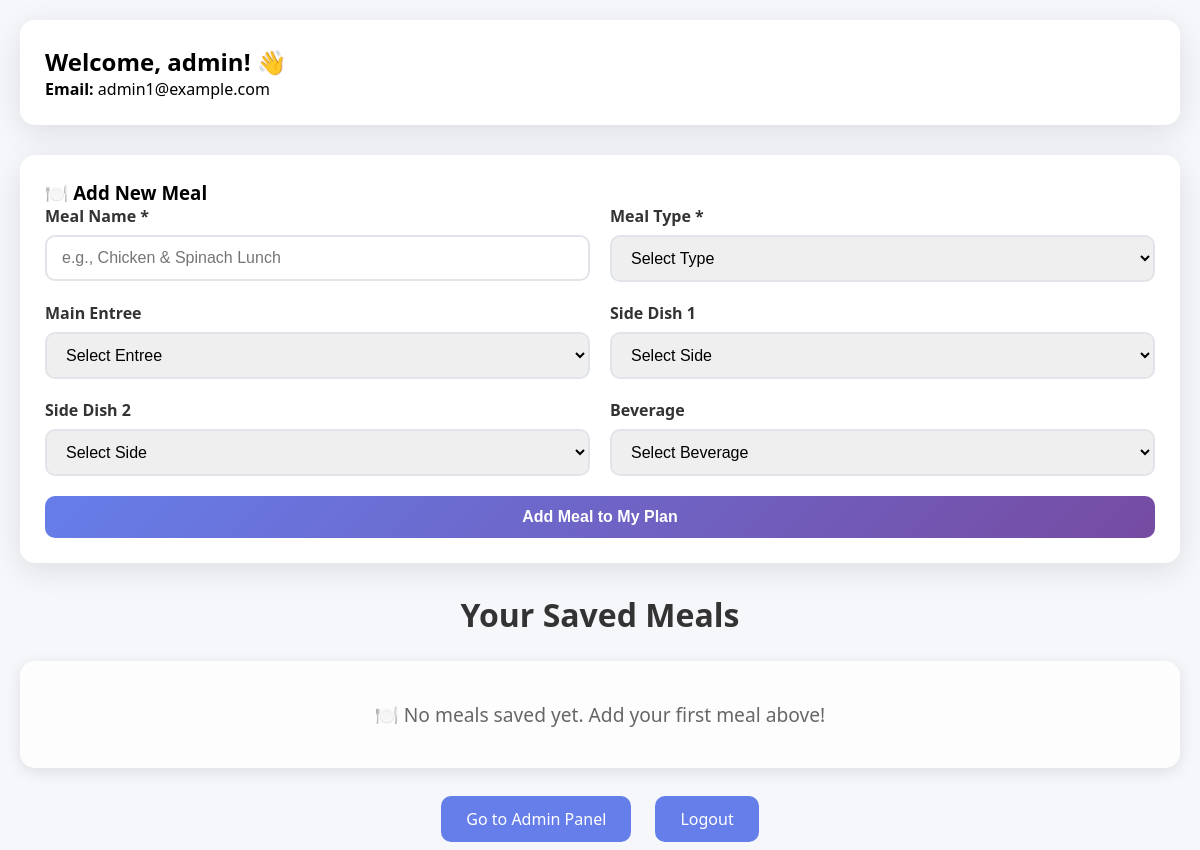
The app's page /pages/mealplanner.php (signed in), older data.
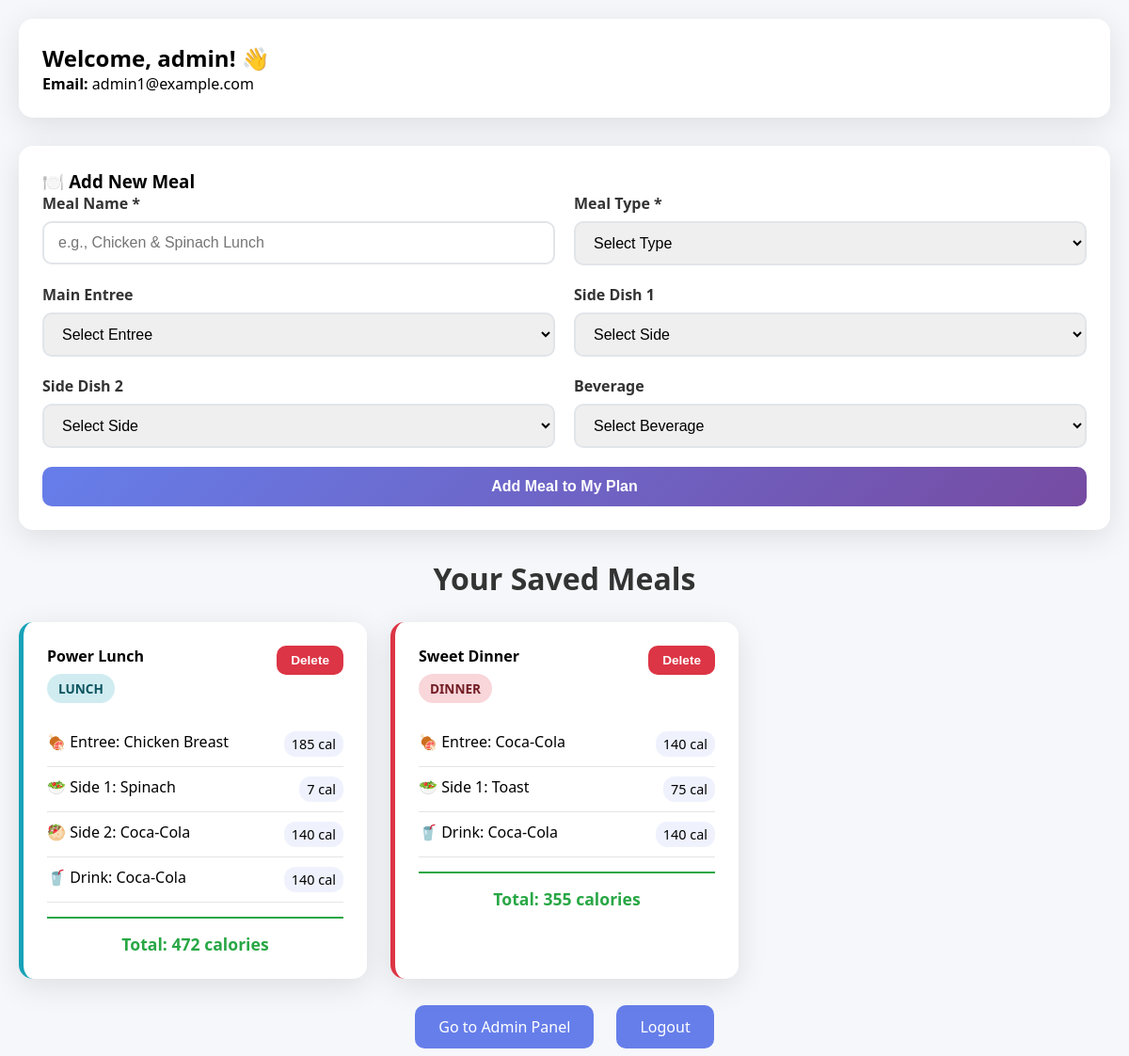
The same page, newer data.
### tables this page shows
CREATE TABLE UserMeals ( 
  id INT PRIMARY KEY AUTO_INCREMENT,  

  userID INT NOT NULL,  
  mealName VARCHAR(50),  
  mealType ENUM('breakfast', 'lunch', 'dinner') NOT NULL,  

  entreeID INT DEFAULT NULL,  
  side1ID INT DEFAULT NULL,  
  side2ID INT DEFAULT NULL,  
  drinkID INT DEFAULT NULL,  

  FOREIGN KEY (userID) REFERENCES Users(userID) ON DELETE CASCADE,  
  FOREIGN KEY (entreeID) REFERENCES Foods(id) ON DELETE SET NULL,  
  FOREIGN KEY (side1ID) REFERENCES Foods(id) ON DELETE SET NULL,  
  FOREIGN KEY (side2ID) REFERENCES Foods(id) ON DELETE SET NULL,  
  FOREIGN KEY (drinkID) REFERENCES Foods(id) ON DELETE SET NULL
);

### database/db.php (called while the page is built, shortened)
<?php
class db {
    private $pdo = null;
    function __construct() {
    try {
        $this->pdo = new PDO (
            "mysql:host=".DB_HOST.";dbname=".DB_NAME.";charset=".DB_CHARSET,
            DB_USER, DB_PASSWORD, [
                PDO::ATTR_ERRMODE => PDO::ERRMODE_EXCEPTION,
                PDO::ATTR_DEFAULT_FETCH_MODE => PDO::FETCH_ASSOC
            ]
        );
    } catch (PDOException $e) {
        echo "ERROR connecting <br>".$e->getMessage();
        return null;
    }
}
      function select ($sql, $data=null) {
          try{
              $this->stmt = $this->pdo->prepare($sql);
              $this->stmt->execute($data);
              return $this->stmt->fetchAll();
          } catch (PDOException $e) {
               echo $sql . "<br>".$e->getMessage();
               return null;
          }
      }
}
$_db = new db();

### pages/mealplanner.php (the view, shortened to what this page needs)
<?php
require_once __DIR__ . '/../database/db.php';
$userID = $_SESSION['userID'];
$userMeals = $_db->select("SELECT um.*, e.name as entree_name, e.calories_per_serving as entree_calories, s1.name as side1_name, s1.calories_per_serving as side1_calories, s2.name as side2_name, s2.calories_per_serving as side2_calories, d.name as drink_name, d.calories_per_serving as drink_calories FROM UserMeals um LEFT JOIN Foods e ON um.entreeID = e.id LEFT JOIN Foods s1 ON um.side1ID = s1.id LEFT JOIN Foods s2 ON um.side2ID = s2.id LEFT JOIN Foods d ON um.drinkID = d.id WHERE um.userID = ? ORDER BY um.mealType, um.mealName", [$userID]);
?>
<!DOCTYPE html>
<html lang="en">
<head>
</head>
<body>
<div class="container">
    <div class="card">
        <h2>Welcome, <?= htmlspecialchars($_SESSION['userName']) ?>! 👋</h2>
        <p><strong>Email:</strong> <?= htmlspecialchars($_SESSION['email']) ?></p>
    </div>
    <div class="card">
        <h3>🍽️ Add New Meal</h3>
        <form method="POST">
            <div class="form-row">
                <div class="form-group">
                    <label for="mealName">Meal Name *</label>
                    <input type="text" id="mealName" name="mealName" required placeholder="e.g., Chicken & Spinach Lunch">
                </div>
                <div class="form-group">
                    <label for="mealType">Meal Type *</label>
                    <select id="mealType" name="mealType" required>
                        <option value="">Select Type</option>
                    </select>
                </div>
            </div>
            <div class="form-row">
                <div class="form-group">
                    <label for="entreeID">Main Entree</label>
                    <select id="entreeID" name="entreeID">
                        <option value="">Select Entree</option>
                    </select>
                </div>
                <div class="form-group">
                    <label for="side1ID">Side Dish 1</label>
                    <select id="side1ID" name="side1ID">
                        <option value="">Select Side</option>
                    </select>
                </div>
            </div>
            <div class="form-row">
                <div class="form-group">
                    <label for="side2ID">Side Dish 2</label>
                    <select id="side2ID" name="side2ID">
                        <option value="">Select Side</option>
                    </select>
                </div>
                <div class="form-group">
                    <label for="drinkID">Beverage</label>
                    <select id="drinkID" name="drinkID">
                        <option value="">Select Beverage</option>
                    </select>
                </div>
            </div>
            <button type="submit" class="btn btn-primary">Add Meal to My Plan</button>
        </form>
    </div>
    <h2 class="section-title">Your Saved Meals</h2>
    <?php if ($userMeals): ?>
        <div class="meals-grid">
            <?php foreach ($userMeals as $meal): ?>
                <div class="meal-card <?= $meal['mealType'] ?>">
                    <div class="meal-header">
                        <div>
                            <h4><?= htmlspecialchars($meal['mealName']) ?></h4>
                            <span class="meal-type <?= $meal['mealType'] ?>"><?= ucfirst($meal['mealType']) ?></span>
                        </div>
                        <form method="POST" style="display: inline;" onsubmit="return confirm('Are you sure you want to delete this meal?');">
                            <button type="submit" class="btn btn-danger">Delete</button>
                        </form>
                    </div>
                    <div class="meal-items">
                        <?php
                        $totalCalories = 0;
                        $items = [
                            ['name' => $meal['entree_name'], 'calories' => $meal['entree_calories'], 'icon' => '🍖', 'label' => 'Entree'],
                            ['name' => $meal['side1_name'], 'calories' => $meal['side1_calories'], 'icon' => '🥗', 'label' => 'Side 1'],
                            ['name' => $meal['side2_name'], 'calories' => $meal['side2_calories'], 'icon' => '🥙', 'label' => 'Side 2'],
                            ['name' => $meal['drink_name'], 'calories' => $meal['drink_calories'], 'icon' => '🥤', 'label' => 'Drink']
                        ];
                        foreach ($items as $item) {
                            if ($item['name']) {
                                $calories = $item['calories'] ?? 0;
                                $totalCalories += $calories;
                                echo "<div class='meal-item'><span class='meal-item-name'>{$item['icon']} {$item['label']}: " . htmlspecialchars($item['name']) . "</span><span class='meal-item-calories'>{$calories} cal</span></div>";
                            }
                        }
                        ?>
                        <div class="total-calories">Total: <?= $totalCalories ?> calories</div>
                    </div>
                </div>
            <?php endforeach; ?>
        </div>
    <?php else: ?>
        <div class="no-meals"><p>🍽️ No meals saved yet. Add your first meal above!</p></div>
    <?php endif; ?>
    <div class="admin-link">
        <?php if ($_SESSION['role'] === 'admin'): ?>
            <a href="<?= BASE_URL ?>admin/dashboard.php">Go to Admin Panel</a>
        <?php endif; ?>
        <a href="logout.php">Logout</a>
    </div>
</div>
</body>
</html>

### pages/mealplanner.php (style rules this page uses)
* { margin: 0; padding: 0; box-sizing: border-box; }
body { font-family: 'Segoe UI', sans-serif; background: #f5f7fa; min-height: 100vh; padding: 20px; }
.container { max-width: 1200px; margin: 0 auto; }
.card { background: rgba(255, 255, 255, 0.95); backdrop-filter: blur(10px); border-radius: 15px; padding: 25px; margin-bottom: 30px; box-shadow: 0 8px 32px rgba(0, 0, 0, 0.1); }
.form-row { display: grid; grid-template-columns: repeat(auto-fit, minmax(250px, 1fr)); gap: 20px; margin-bottom: 20px; }
.form-group { display: flex; flex-direction: column; }
.form-group label { margin-bottom: 8px; font-weight: 600; color: #333; }
.form-group input, .form-group select { padding: 12px 15px; border: 2px solid #e1e5e9; border-radius: 10px; font-size: 1rem; transition: border-color 0.3s; }
.btn { padding: 12px 24px; border: none; border-radius: 10px; font-size: 1rem; font-weight: 600; cursor: pointer; transition: all 0.3s; }
.btn-primary { background: linear-gradient(135deg, #667eea 0%, #764ba2 100%); color: white; width: 100%; }
.btn-danger { background: #dc3545; color: white; font-size: 0.85rem; padding: 8px 15px; }
.meals-grid { display: grid; grid-template-columns: repeat(auto-fill, minmax(350px, 1fr)); gap: 25px; }
.meal-card { background: rgba(255, 255, 255, 0.95); backdrop-filter: blur(10px); border-radius: 15px; padding: 25px; box-shadow: 0 8px 32px rgba(0, 0, 0, 0.1); transition: transform 0.3s; }
.meal-card.lunch { border-left: 5px solid #17a2b8; }
.meal-card.dinner { border-left: 5px solid #dc3545; }
.meal-header { display: flex; justify-content: space-between; align-items: flex-start; margin-bottom: 20px; }
.meal-type { display: inline-block; padding: 6px 12px; border-radius: 20px; font-size: 0.85rem; font-weight: 600; text-transform: uppercase; margin-top: 8px; }
.meal-type.lunch { background: rgba(23, 162, 184, 0.2); color: #0c5460; }
.meal-type.dinner { background: rgba(220, 53, 69, 0.2); color: #721c24; }
.meal-item { display: flex; justify-content: space-between; padding: 10px 0; border-bottom: 1px solid rgba(0, 0, 0, 0.1); }
.meal-item-calories { background: rgba(102, 126, 234, 0.1); padding: 4px 8px; border-radius: 12px; font-size: 0.9rem; }
.total-calories { font-weight: bold; font-size: 1.1rem; color: #28a745; border-top: 2px solid #28a745; padding-top: 15px; margin-top: 15px; text-align: center; }
.section-title { color: #333; font-size: 2rem; margin-bottom: 25px; text-align: center; }
.admin-link { margin-top: 40px; text-align: center; }
.admin-link a { background: #667eea; color: white; padding: 12px 25px; border-radius: 10px; text-decoration: none; margin: 0 10px; transition: all 0.3s; }
.no-meals { text-align: center; padding: 40px; color: #666; font-size: 1.2rem; background: rgba(255, 255, 255, 0.8); border-radius: 15px; box-shadow: 0 4px 16px rgba(0, 0, 0, 0.1); }

Row changes from the older to the newer data that the page shows:
added usermeals: mealName "Power Lunch", mealType "LUNCH", icon "🍖", label "Entree", name "Chicken Breast", calories "185", icon "🥗", label "Side 1", name "Spinach", calories "7", icon "🥙", label "Side 2", name "Coca-Cola", calories "140", icon "🥤", label "Drink", totalCalories "472"
added usermeals: mealName "Sweet Dinner", mealType "DINNER", icon "🍖", label "Entree", name "Coca-Cola", calories "140", icon "🥗", label "Side 1", name "Toast", calories "75", icon "🥤", label "Drink", totalCalories "355"
Text that changed along with them:
text no longer shown: "🍽️ No meals saved yet. Add your first meal above!"
